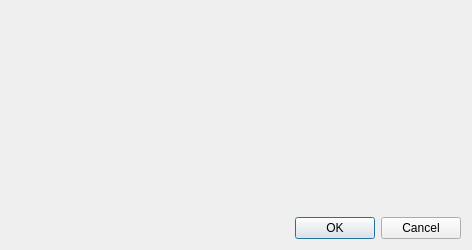
<?xml version="1.0" encoding="UTF-8"?>
<ui version="4.0">
 <class>ConclusionDialog</class>
 <widget class="QDialog" name="ConclusionDialog">
  <property name="geometry">
   <rect>
    <x>0</x>
    <y>0</y>
    <width>468</width>
    <height>249</height>
   </rect>
  </property>
  <property name="windowTitle">
   <string>Dialog</string>
  </property>
  <layout class="QVBoxLayout" name="verticalLayout">
   <item>
    <widget class="view::RichTextEdit" name="textEdit" native="true">
     <property name="minimumSize">
      <size>
       <width>450</width>
       <height>200</height>
      </size>
     </property>
    </widget>
   </item>
   <item>
    <widget class="QDialogButtonBox" name="buttonBox">
     <property name="orientation">
      <enum>Qt::Horizontal</enum>
     </property>
     <property name="standardButtons">
      <set>QDialogButtonBox::Cancel|QDialogButtonBox::Ok</set>
     </property>
    </widget>
   </item>
  </layout>
 </widget>
 <customwidgets>
  <customwidget>
   <class>view::RichTextEdit</class>
   <extends>QWidget</extends>
   <header>view/src/richtextedit.h</header>
   <container>1</container>
  </customwidget>
 </customwidgets>
 <resources/>
 <connections>
  <connection>
   <sender>buttonBox</sender>
   <signal>accepted()</signal>
   <receiver>ConclusionDialog</receiver>
   <slot>accept()</slot>
   <hints>
    <hint type="sourcelabel">
     <x>248</x>
     <y>254</y>
    </hint>
    <hint type="destinationlabel">
     <x>157</x>
     <y>274</y>
    </hint>
   </hints>
  </connection>
  <connection>
   <sender>buttonBox</sender>
   <signal>rejected()</signal>
   <receiver>ConclusionDialog</receiver>
   <slot>reject()</slot>
   <hints>
    <hint type="sourcelabel">
     <x>316</x>
     <y>260</y>
    </hint>
    <hint type="destinationlabel">
     <x>286</x>
     <y>274</y>
    </hint>
   </hints>
  </connection>
 </connections>
</ui>
